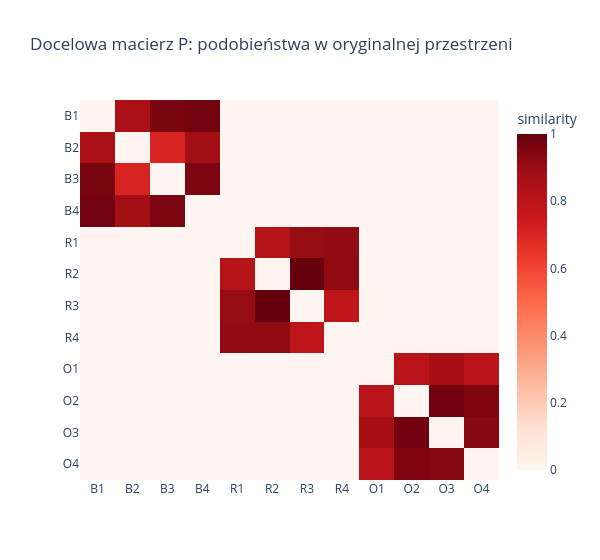

Notebook cell for this chart:
### Markdown cell above
### Jak czytać `P`?

Ponieważ punkty są posortowane jako:

```text
B1 B2 B3 B4 | R1 R2 R3 R4 | O1 O2 O3 O4
```

macierz `P` powinna mieć trzy jasne bloki na przekątnej. To znaczy:

```text
punkty niebieskie są podobne do niebieskich,
czerwone do czerwonych,
pomarańczowe do pomarańczowych.
```

### Code cell
def scale_for_display(M):
    M = M.copy().astype(float)
    np.fill_diagonal(M, 0)
    maxv = np.max(M)
    return M / maxv if maxv > 0 else M

P_vis = scale_for_display(P)

fig = go.Figure(data=go.Heatmap(
    z=P_vis,
    x=names,
    y=names,
    zmin=0, zmax=1,
    colorscale="Reds",
    colorbar=dict(title="similarity")
))
fig.update_layout(
    title="Docelowa macierz P: podobieństwa w oryginalnej przestrzeni",
    width=600, height=560
)
fig.update_yaxes(autorange="reversed")
fig.show()

### Figure 1 — Plotly figure (JSON) as saved in the notebook; plotly's stock layout.template omitted (floating-point values rounded to 4 significant figures; data arrays with more than 128 entries replaced by an {"elided": "..."} marker saying what was removed)
{"data": [{"colorbar": {"title": {"text": "similarity"}}, "colorscale": [[0, "rgb(255,245,240)"], [0.125, "rgb(254,224,210)"], [0.25, "rgb(252,187,161)"], [0.375, "rgb(252,146,114)"], [0.5, "rgb(251,106,74)"], [0.625, "rgb(239,59,44)"], [0.75, "rgb(203,24,29)"], [0.875, "rgb(165,15,21)"], [1, "rgb(103,0,13)"]], "type": "heatmap", "x": ["B1", "B2", "B3", "B4", "R1", "R2", "R3", "R4", "O1", "O2", "O3", "O4"], "y": ["B1", "B2", "B3", "B4", "R1", "R2", "R3", "R4", "O1", "O2", "O3", "O4"], "z": {"elided": "12x12 float values"}, "zmax": 1, "zmin": 0}], "layout": {"height": 560, "title": {"text": "Docelowa macierz P: podobieństwa w oryginalnej przestrzeni"}, "width": 600, "yaxis": {"autorange": "reversed"}}}
